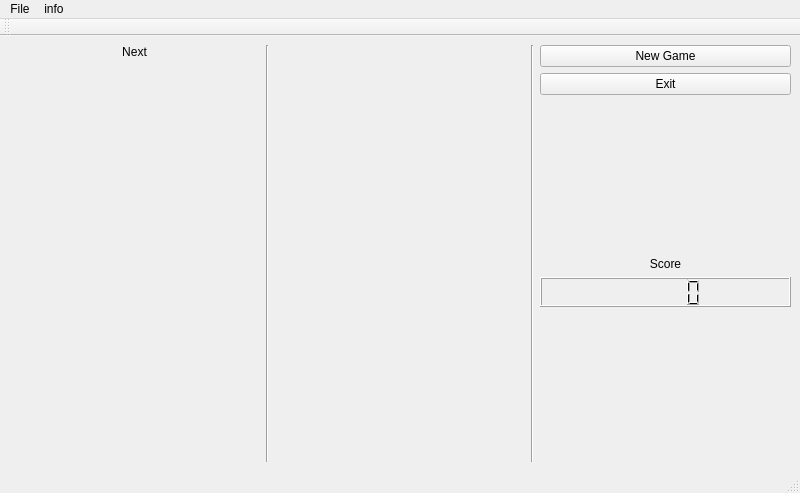
<?xml version="1.0" encoding="UTF-8"?>
<ui version="4.0">
 <class>MainWindow</class>
 <widget class="QMainWindow" name="MainWindow">
  <property name="geometry">
   <rect>
    <x>0</x>
    <y>0</y>
    <width>800</width>
    <height>493</height>
   </rect>
  </property>
  <property name="windowTitle">
   <string>MainWindow</string>
  </property>
  <widget class="QWidget" name="centralwidget">
   <layout class="QHBoxLayout" name="horizontalLayout">
    <item>
     <layout class="QVBoxLayout" name="verticalLayout">
      <item>
       <widget class="QLabel" name="label">
        <property name="maximumSize">
         <size>
          <width>16777215</width>
          <height>30</height>
         </size>
        </property>
        <property name="text">
         <string>Next</string>
        </property>
        <property name="alignment">
         <set>Qt::AlignCenter</set>
        </property>
        <property name="margin">
         <number>2</number>
        </property>
       </widget>
      </item>
      <item>
       <widget class="NextFigure" name="widget_2" native="true">
        <property name="sizePolicy">
         <sizepolicy hsizetype="Preferred" vsizetype="Preferred">
          <horstretch>0</horstretch>
          <verstretch>0</verstretch>
         </sizepolicy>
        </property>
        <property name="minimumSize">
         <size>
          <width>0</width>
          <height>100</height>
         </size>
        </property>
       </widget>
      </item>
      <item>
       <spacer name="verticalSpacer">
        <property name="orientation">
         <enum>Qt::Vertical</enum>
        </property>
        <property name="sizeHint" stdset="0">
         <size>
          <width>20</width>
          <height>40</height>
         </size>
        </property>
       </spacer>
      </item>
     </layout>
    </item>
    <item>
     <widget class="Line" name="line">
      <property name="orientation">
       <enum>Qt::Vertical</enum>
      </property>
     </widget>
    </item>
    <item>
     <widget class="Glass" name="widget" native="true">
      <property name="focusPolicy">
       <enum>Qt::StrongFocus</enum>
      </property>
      <property name="rows" stdset="0">
       <UInt>20</UInt>
      </property>
      <property name="columns" stdset="0">
       <UInt>12</UInt>
      </property>
     </widget>
    </item>
    <item>
     <widget class="Line" name="line_2">
      <property name="orientation">
       <enum>Qt::Vertical</enum>
      </property>
     </widget>
    </item>
    <item>
     <layout class="QVBoxLayout" name="verticalLayout_2">
      <property name="spacing">
       <number>6</number>
      </property>
      <item>
       <widget class="QPushButton" name="pushButton_NewGame">
        <property name="text">
         <string>New Game</string>
        </property>
       </widget>
      </item>
      <item>
       <widget class="QPushButton" name="pushButton_Exit">
        <property name="text">
         <string>Exit</string>
        </property>
       </widget>
      </item>
      <item>
       <spacer name="verticalSpacer_2">
        <property name="orientation">
         <enum>Qt::Vertical</enum>
        </property>
        <property name="sizeHint" stdset="0">
         <size>
          <width>20</width>
          <height>40</height>
         </size>
        </property>
       </spacer>
      </item>
      <item>
       <widget class="QLabel" name="label_2">
        <property name="text">
         <string>Score</string>
        </property>
        <property name="alignment">
         <set>Qt::AlignCenter</set>
        </property>
        <property name="margin">
         <number>2</number>
        </property>
       </widget>
      </item>
      <item>
       <widget class="QLCDNumber" name="lcdNumber_Counter">
        <property name="minimumSize">
         <size>
          <width>0</width>
          <height>30</height>
         </size>
        </property>
       </widget>
      </item>
      <item>
       <spacer name="verticalSpacer_3">
        <property name="orientation">
         <enum>Qt::Vertical</enum>
        </property>
        <property name="sizeHint" stdset="0">
         <size>
          <width>20</width>
          <height>40</height>
         </size>
        </property>
       </spacer>
      </item>
     </layout>
    </item>
   </layout>
  </widget>
  <widget class="QMenuBar" name="menubar">
   <property name="geometry">
    <rect>
     <x>0</x>
     <y>0</y>
     <width>800</width>
     <height>20</height>
    </rect>
   </property>
   <widget class="QMenu" name="menuFile">
    <property name="title">
     <string>File</string>
    </property>
    <addaction name="actionNewGame"/>
    <addaction name="actionExit"/>
   </widget>
   <widget class="QMenu" name="menuinfo">
    <property name="title">
     <string>info</string>
    </property>
    <addaction name="actionAbout"/>
   </widget>
   <addaction name="menuFile"/>
   <addaction name="menuinfo"/>
  </widget>
  <widget class="QStatusBar" name="statusbar"/>
  <widget class="QToolBar" name="toolBar">
   <property name="windowTitle">
    <string>toolBar</string>
   </property>
   <attribute name="toolBarArea">
    <enum>TopToolBarArea</enum>
   </attribute>
   <attribute name="toolBarBreak">
    <bool>false</bool>
   </attribute>
  </widget>
  <action name="actionExit">
   <property name="text">
    <string>Exit</string>
   </property>
  </action>
  <action name="actionAbout">
   <property name="text">
    <string>About</string>
   </property>
  </action>
  <action name="actionNewGame">
   <property name="text">
    <string>NewGame</string>
   </property>
  </action>
 </widget>
 <customwidgets>
  <customwidget>
   <class>Glass</class>
   <extends>QWidget</extends>
   <header>glass.h</header>
   <container>1</container>
   <slots>
    <signal>signalChangePattern(Figure*)</signal>
    <signal>setScore(int)</signal>
    <slot>slotNewGame()</slot>
    <slot>slotStart()</slot>
   </slots>
  </customwidget>
  <customwidget>
   <class>NextFigure</class>
   <extends>QWidget</extends>
   <header>nextfigure.h</header>
   <container>1</container>
   <slots>
    <slot>slotChangePattern(Figure*)</slot>
   </slots>
  </customwidget>
 </customwidgets>
 <resources/>
 <connections>
  <connection>
   <sender>pushButton_NewGame</sender>
   <signal>clicked()</signal>
   <receiver>widget</receiver>
   <slot>slotNewGame()</slot>
   <hints>
    <hint type="sourcelabel">
     <x>666</x>
     <y>51</y>
    </hint>
    <hint type="destinationlabel">
     <x>418</x>
     <y>161</y>
    </hint>
   </hints>
  </connection>
  <connection>
   <sender>MainWindow</sender>
   <signal>myStartSignal()</signal>
   <receiver>widget</receiver>
   <slot>slotStart()</slot>
   <hints>
    <hint type="sourcelabel">
     <x>556</x>
     <y>464</y>
    </hint>
    <hint type="destinationlabel">
     <x>483</x>
     <y>415</y>
    </hint>
   </hints>
  </connection>
  <connection>
   <sender>widget</sender>
   <signal>signalChangePattern(Figure*)</signal>
   <receiver>widget_2</receiver>
   <slot>slotChangePattern(Figure*)</slot>
   <hints>
    <hint type="sourcelabel">
     <x>333</x>
     <y>85</y>
    </hint>
    <hint type="destinationlabel">
     <x>213</x>
     <y>110</y>
    </hint>
   </hints>
  </connection>
  <connection>
   <sender>widget</sender>
   <signal>setScore(int)</signal>
   <receiver>lcdNumber_Counter</receiver>
   <slot>display(int)</slot>
   <hints>
    <hint type="sourcelabel">
     <x>459</x>
     <y>292</y>
    </hint>
    <hint type="destinationlabel">
     <x>571</x>
     <y>292</y>
    </hint>
   </hints>
  </connection>
  <connection>
   <sender>pushButton_Exit</sender>
   <signal>pressed()</signal>
   <receiver>MainWindow</receiver>
   <slot>close()</slot>
   <hints>
    <hint type="sourcelabel">
     <x>735</x>
     <y>92</y>
    </hint>
    <hint type="destinationlabel">
     <x>738</x>
     <y>107</y>
    </hint>
   </hints>
  </connection>
 </connections>
 <slots>
  <signal>myStartSignal()</signal>
 </slots>
</ui>
